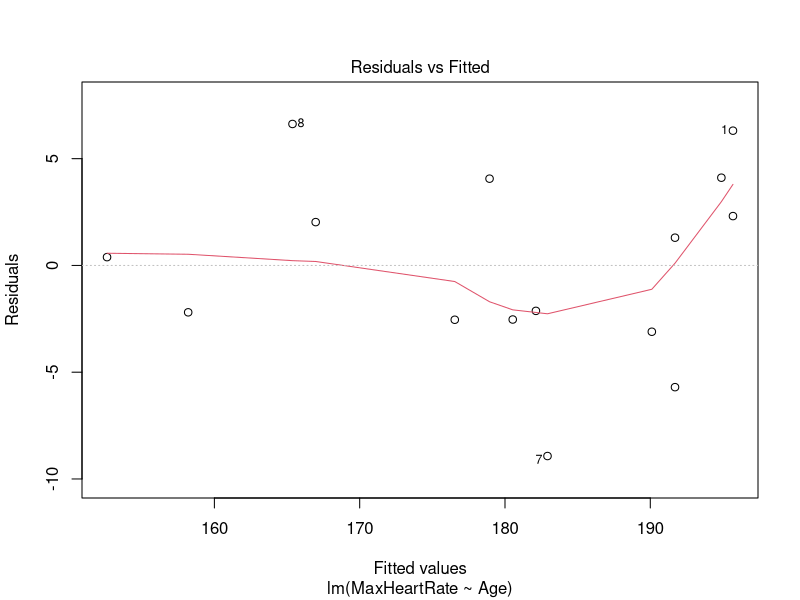
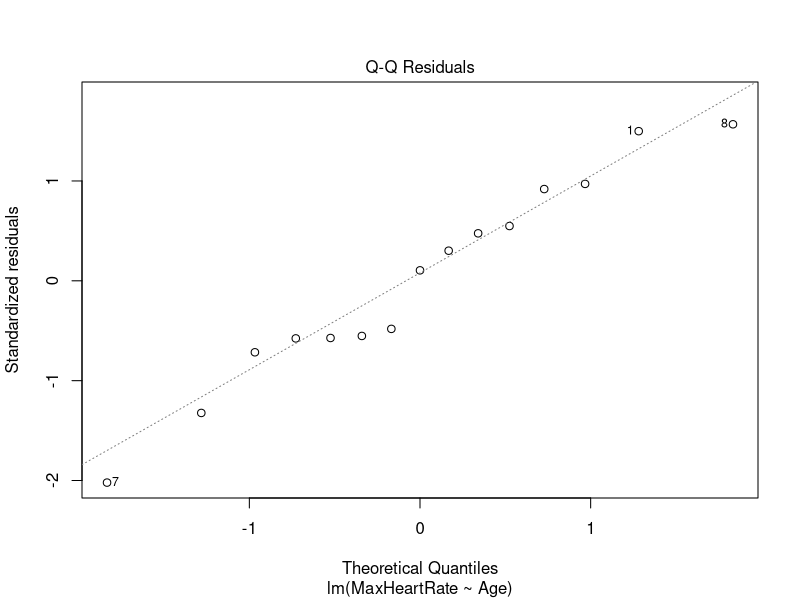
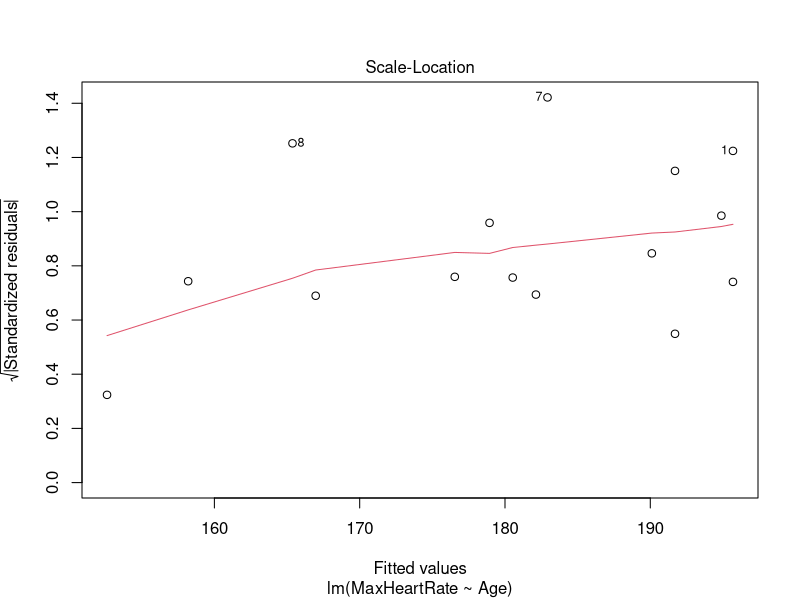
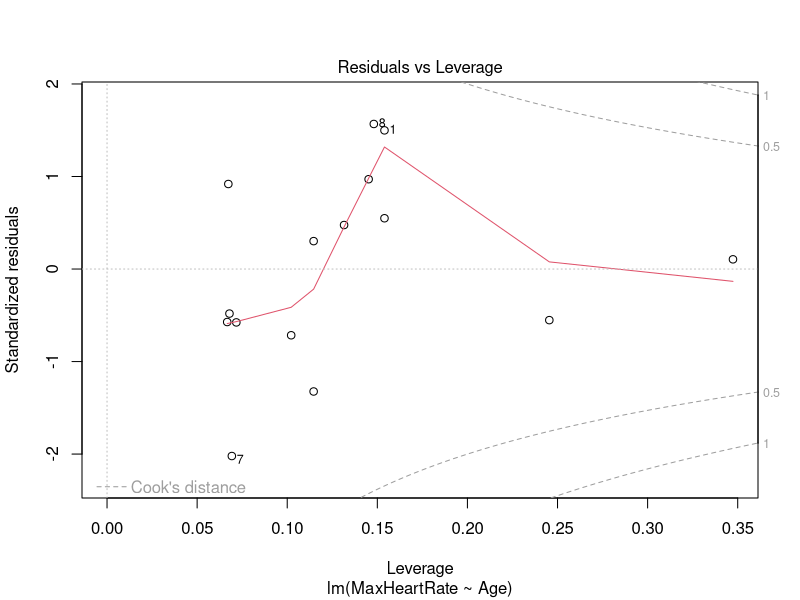

R code for these plots, in order:
## ---- chunk 1
knitr::opts_chunk$set(echo = TRUE)
## ---- chunk 2
Age <- c(18, 23, 25, 35, 65, 54, 34, 56, 72, 19, 23, 42, 18, 39, 37)
MaxHeartRate <- c(202, 186, 187, 180, 156, 169, 174, 172, 153,
                  199, 193, 174, 198, 183, 178)
dat <- read.csv("maxHeartRate.csv", header = T)
attach(dat)
## ---- chunk 3
Y_diff <- MaxHeartRate - mean(MaxHeartRate)
X_diff <- Age - mean(Age)
beta_1_ls <- sum(Y_diff * X_diff) / sum((X_diff)^2)
beta_1_ls
beta_0_ls <- mean(MaxHeartRate) - mean(Age) * beta_1_ls
beta_0_ls
Y_hat <- beta_0_ls + beta_1_ls * Age
Y_hat
sigma2_ls <- sum((MaxHeartRate - Y_hat)^2) / (length(Age) - 2)
sqrt(sigma2_ls)
## ---- chunk 4

fit <- lm(MaxHeartRate ~ Age)
summary(fit)
anova(fit)
## ---- chunk 5
plot(fit)
